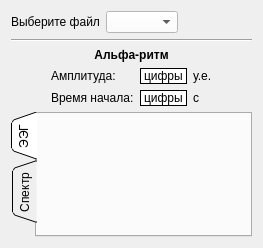
        <widget class="QWidget" name="eeg">
         <attribute name="title">
          <string>ЭЭГ</string>
         </attribute>
         <layout class="QVBoxLayout" name="verticalLayout_5">
          <item>
           <layout class="QHBoxLayout" name="horizontalLayout_4">
            <item>
             <widget class="QLabel" name="label_21">
              <property name="text">
               <string>Выберите файл</string>
              </property>
             </widget>
            </item>
            <item>
             <widget class="QComboBox" name="eegFilesCombo">
              <property name="styleSheet">
               <string notr="true">background-color: rgb(255, 255, 255);
</string>
              </property>
              <property name="sizeAdjustPolicy">
               <enum>QComboBox::AdjustToContents</enum>
              </property>
             </widget>
            </item>
            <item>
             <spacer name="horizontalSpacer_6">
              <property name="orientation">
               <enum>Qt::Horizontal</enum>
              </property>
              <property name="sizeHint" stdset="0">
               <size>
                <width>40</width>
                <height>20</height>
               </size>
              </property>
             </spacer>
            </item>
           </layout>
          </item>
          <item>
           <widget class="Line" name="line_3">
            <property name="orientation">
             <enum>Qt::Horizontal</enum>
            </property>
           </widget>
          </item>
          <item>
           <widget class="QLabel" name="label_2">
            <property name="font">
             <font>
              <weight>75</weight>
              <bold>true</bold>
             </font>
            </property>
            <property name="text">
             <string>Альфа-ритм</string>
            </property>
            <property name="alignment">
             <set>Qt::AlignCenter</set>
            </property>
           </widget>
          </item>
          <item>
           <layout class="QGridLayout" name="gridLayout_2">
            <item row="1" column="2">
             <layout class="QHBoxLayout" name="horizontalLayout_15">
              <item>
               <widget class="ResultLabel" name="amplitudeAlphaLabel">
                <property name="styleSheet">
                 <string notr="true">background-color: rgb(255, 255, 255);
border-color: rgb(0, 0, 0);</string>
                </property>
                <property name="frameShape">
                 <enum>QFrame::Box</enum>
                </property>
                <property name="text">
                 <string>цифры</string>
                </property>
               </widget>
              </item>
              <item>
               <widget class="QLabel" name="label_18">
                <property name="text">
                 <string>у.е.</string>
                </property>
               </widget>
              </item>
             </layout>
            </item>
            <item row="2" column="1">
             <widget class="QLabel" name="label_4">
              <property name="text">
               <string>Время начала:</string>
              </property>
              <property name="alignment">
               <set>Qt::AlignLeading|Qt::AlignLeft|Qt::AlignVCenter</set>
              </property>
             </widget>
            </item>
            <item row="1" column="1">
             <widget class="QLabel" name="label_3">
              <property name="text">
               <string>Амплитуда:</string>
              </property>
              <property name="alignment">
               <set>Qt::AlignLeading|Qt::AlignLeft|Qt::AlignVCenter</set>
              </property>
             </widget>
            </item>
            <item row="2" column="2">
             <layout class="QHBoxLayout" name="horizontalLayout_16">
              <item>
               <widget class="ResultLabel" name="startTimeAlphaLabel">
                <property name="styleSheet">
                 <string notr="true">background-color: rgb(255, 255, 255);
border-color: rgb(0, 0, 0);</string>
                </property>
                <property name="frameShape">
                 <enum>QFrame::Box</enum>
                </property>
                <property name="text">
                 <string>цифры</string>
                </property>
               </widget>
              </item>
              <item>
               <widget class="QLabel" name="label_19">
                <property name="text">
                 <string>с</string>
                </property>
               </widget>
              </item>
             </layout>
            </item>
            <item row="1" column="0">
             <spacer name="horizontalSpacer_9">
              <property name="orientation">
               <enum>Qt::Horizontal</enum>
              </property>
              <property name="sizeHint" stdset="0">
               <size>
                <width>40</width>
                <height>0</height>
               </size>
              </property>
             </spacer>
            </item>
            <item row="1" column="3">
             <spacer name="horizontalSpacer_7">
              <property name="orientation">
               <enum>Qt::Horizontal</enum>
              </property>
              <property name="sizeHint" stdset="0">
               <size>
                <width>40</width>
                <height>0</height>
               </size>
              </property>
             </spacer>
            </item>
           </layout>
          </item>
          <item>
           <widget class="QTabWidget" name="tabWidget">
            <property name="tabPosition">
             <enum>QTabWidget::West</enum>
            </property>
            <property name="tabShape">
             <enum>QTabWidget::Triangular</enum>
            </property>
            <property name="currentIndex">
             <number>0</number>
            </property>
            <widget class="QWidget" name="tab_2">
             <attribute name="title">
              <string>ЭЭГ</string>
             </attribute>
             <layout class="QVBoxLayout" name="verticalLayout_7"/>
            </widget>
            <widget class="QWidget" name="tab_3">
             <attribute name="title">
              <string>Спектр</string>
             </attribute>
             <layout class="QVBoxLayout" name="verticalLayout_6"/>
            </widget>
           </widget>
          </item>
         </layout>
        </widget>
